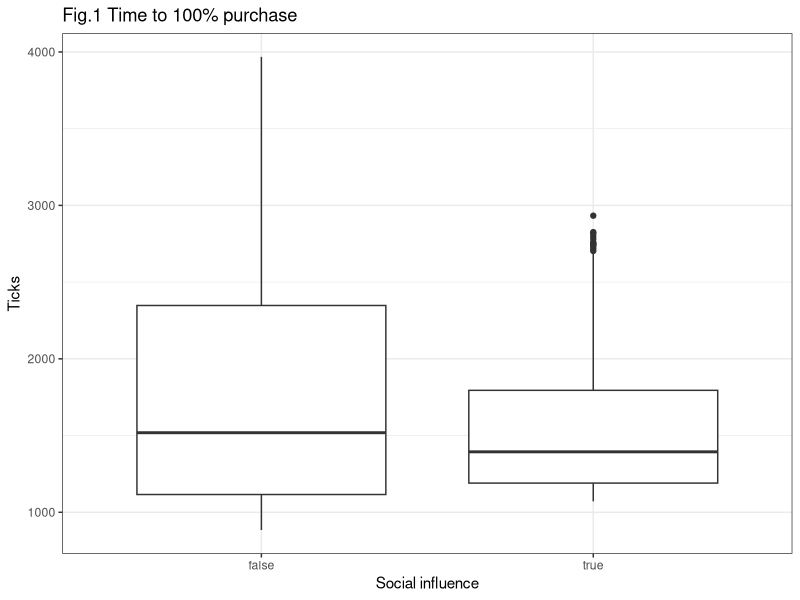

Generate this figure with R: (Note: this script raises an error after producing the figure.)
library(ggplot2)

getwd()
setwd()

####
#(1)the effect of social influence on the rate of purchase 
dt <- read.csv("experiment-table.csv",
               skip = 6, stringsAsFactors = FALSE)

colnames(dt) <- c("run", "marketing.effort", "social.influence.coef", "network.type", "product.quality", 
                  "social.influence", "greener%", "number.people", "step", "last.tick")
str(dt)

# overall effect
ggplot(dt, aes(x = social.influence, y = last.tick)) +
  geom_boxplot() + 
  labs(title = "Fig.1 Time to 100% purchase", 
        x = "Social influence",
        y = "Ticks") +
  theme_bw()
quartz.save("1.png")

# based on different network types
dt1 <- dt[dt$social.influence == "true" & dt$marketing.effort == 0.4 & dt$social.influence.coef == 0.5, ]
ggplot(dt1, aes(x = network.type, y = last.tick)) +
  geom_boxplot() + 
  theme_bw() + 
  labs(title = "Fig.2 Time to 100% purchase", 
       x = "Types of network", 
       y = "Ticks", 
       subtitle = "(Social influence T, Marketing effort 0.4, Coefficient of social influence 0.5)")
quartz.save("2.png")

####
# (2) the effect of marketing effort
dt2 <- dt[dt$social.influence.coef == 0.5,]
ggplot(dt2, aes(x = marketing.effort, y = last.tick, color = social.influence)) +
  geom_line() + 
  labs(title  = "Fig.3 Time to 100% purchase", 
       subtitle = "(Coefficient of social influence 0.5)",
       x = "Level of marketing effort",
       y = "Ticks",
       color = "Social Influence") +
  theme_bw()
quartz.save("3.png")

####
# (3) the effect of coefficient of social influence
dt3 <- dt[dt$social.influence == "true" & dt$marketing.effort == 0.4,]
ggplot(dt3, aes(x = as.factor(social.influence.coef), y = last.tick)) +
  geom_boxplot() + 
  labs(title = "Fig.4 Time to 100% purchase", 
       x = "Coefficient of Social influence",
       y = "Ticks",
       subtitle = "(Marketing effort 0.4, Social influence T)") +
  theme_bw()
quartz.save("4.png")

dt4 <- dt[dt$social.influence == "true",]
ggplot(dt4, aes(x = as.factor(social.influence.coef), y = last.tick, color = as.factor(marketing.effort))) +
  geom_boxplot() + 
  labs(title = "Fig.5 Time to 100% purchase", 
       x = "Coefficient of Social influence",
       y = "Ticks",
       subtitle = "(Social influence T)",
       color = "Marketing effort") +
  theme_bw() 
quartz.save("5.png")

